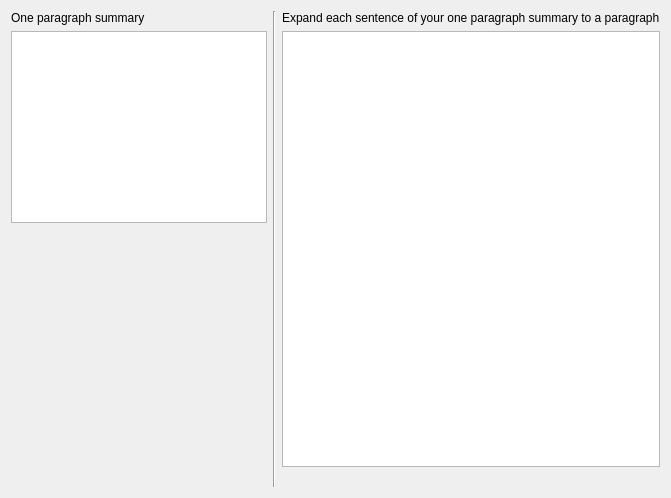
                <widget class="QWidget" name="tabSummaryPage3">
                 <layout class="QHBoxLayout" name="horizontalLayout_7">
                  <item>
                   <layout class="QVBoxLayout" name="verticalLayout_6">
                    <item>
                     <widget class="QLabel" name="label_22">
                      <property name="text">
                       <string>One paragraph summary</string>
                      </property>
                     </widget>
                    </item>
                    <item>
                     <widget class="textEditView" name="txtSummaryPara_2">
                      <property name="readOnly">
                       <bool>true</bool>
                      </property>
                     </widget>
                    </item>
                    <item>
                     <spacer name="verticalSpacer_4">
                      <property name="orientation">
                       <enum>Qt::Vertical</enum>
                      </property>
                      <property name="sizeHint" stdset="0">
                       <size>
                        <width>20</width>
                        <height>264</height>
                       </size>
                      </property>
                     </spacer>
                    </item>
                   </layout>
                  </item>
                  <item>
                   <widget class="Line" name="line_2">
                    <property name="orientation">
                     <enum>Qt::Vertical</enum>
                    </property>
                   </widget>
                  </item>
                  <item>
                   <layout class="QVBoxLayout" name="verticalLayout_3">
                    <item>
                     <widget class="QLabel" name="label_17">
                      <property name="text">
                       <string>Expand each sentence of your one paragraph summary to a paragraph</string>
                      </property>
                     </widget>
                    </item>
                    <item>
                     <widget class="textEditView" name="txtSummaryPage"/>
                    </item>
                    <item>
                     <widget class="QLabel" name="lblSummaryWCPage">
                      <property name="text">
                       <string/>
                      </property>
                     </widget>
                    </item>
                   </layout>
                  </item>
                 </layout>
                </widget>
